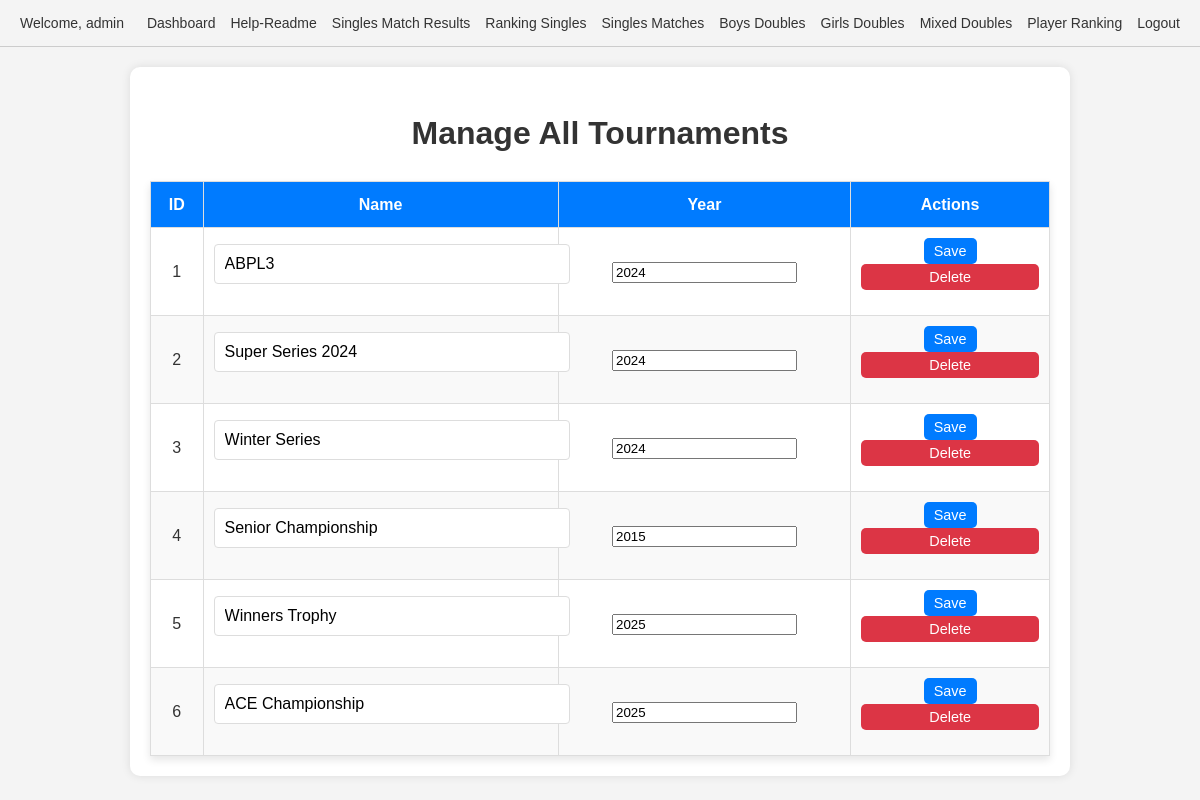
Page /tournaments.php (signed in) on the earlier database version.
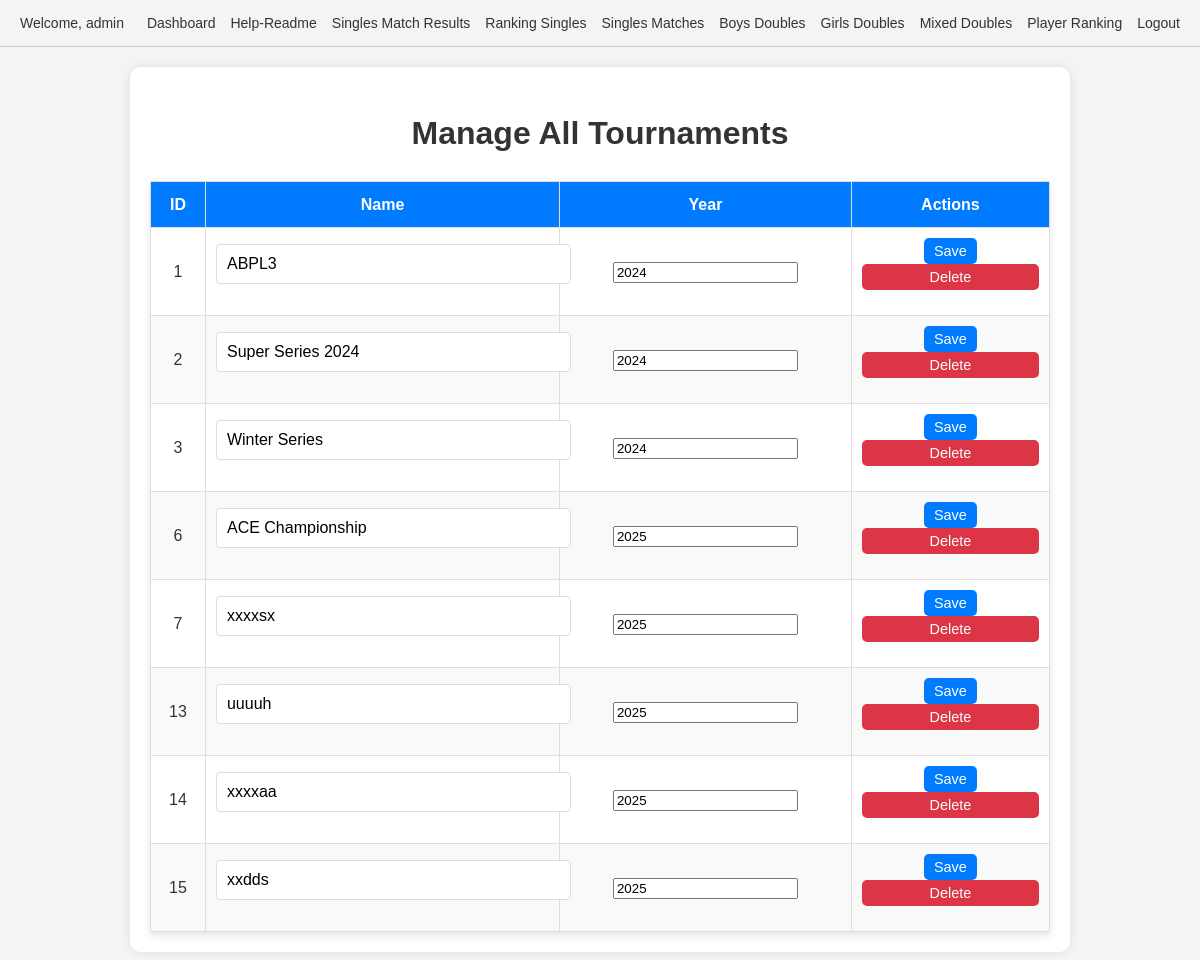
Same page on the later database version.
### tables this page shows
CREATE TABLE `tournaments` (
  `id` int(11) NOT NULL,
  `name` varchar(255) NOT NULL,
  `created_by` int(11) DEFAULT NULL,
  `year` int(11) NOT NULL DEFAULT year(curdate())
);

### permissions.php (called while the page is built, shortened)
<?php
function is_admin() {
    return isset($_SESSION['role']) && $_SESSION['role'] === 'admin';
}
?>

### tournaments.php (the view, shortened to what this page needs)
<?php
include 'header.php';
require 'auth.php';
$is_admin = is_admin();
$query = $is_admin ? "SELECT * FROM tournaments" : "SELECT * FROM tournaments WHERE created_by = ?";
$stmt = $conn->prepare($query);
$stmt->execute();
$result = $stmt->get_result();
?>
<!DOCTYPE html>
<html lang="en">
<head>
    <link rel="stylesheet" href="styles.css">
</head>
<body>
    <div class="container">
        <h1><?= $is_admin ? "Manage All Tournaments" : "View Tournaments" ?></h1>
        <?php if ($result->num_rows > 0): ?>
        <table>
            <thead>
                <tr>
                    <th>ID</th>
                    <th>Name</th>
                    <th>Year</th>
                    <?php if ($is_admin): ?>
                        <th>Actions</th>
                    <?php endif; ?>
                </tr>
            </thead>
            <tbody>
                <?php while ($row = $result->fetch_assoc()): ?>
                <tr>
                    <td><?= htmlspecialchars($row['id']) ?></td>
                    <td>
                        <?php if ($is_admin): ?>
                            <form method="post" class="form-inline">
                                <input type="text" name="name" value="<?= htmlspecialchars($row['name']) ?>" required>
                        <?php else: ?>
                            <?= htmlspecialchars($row['name']) ?>
                        <?php endif; ?>
                    </td>
                    <td>
                        <?php if ($is_admin): ?>
                                <input type="number" name="year" value="<?= htmlspecialchars($row['year']) ?>" required>
                        <?php else: ?>
                            <?= htmlspecialchars($row['year']) ?>
                        <?php endif; ?>
                    </td>
                    <?php if ($is_admin): ?>
                    <td>
                        <button type="submit" name="action" value="edit" class="btn-small">Save</button>
                        <form method="post" class="form-inline">
                            <button type="submit" name="action" value="delete" class="btn-small btn-danger" onclick="return confirm('Are you sure you want to delete this tournament?')">Delete</button>
                        </form>
                    </td>
                    <?php endif; ?>
                </tr>
                <?php endwhile; ?>
            </tbody>
        </table>
        <?php else: ?>
        <p>No tournaments found.</p>
        <?php endif; ?>
    </div>
</body>
</html>

Differences in the rows shown:
removed tournaments: id "4", name "Senior Championship", year "2015"
removed tournaments: id "5", name "Winners Trophy", year "2025"
added tournaments: id "7", name "xxxxsx", year "2025"
added tournaments: id "13", name "uuuuh", year "2025"
added tournaments: id "14", name "xxxxaa", year "2025"
added tournaments: id "15", name "xxdds", year "2025"
